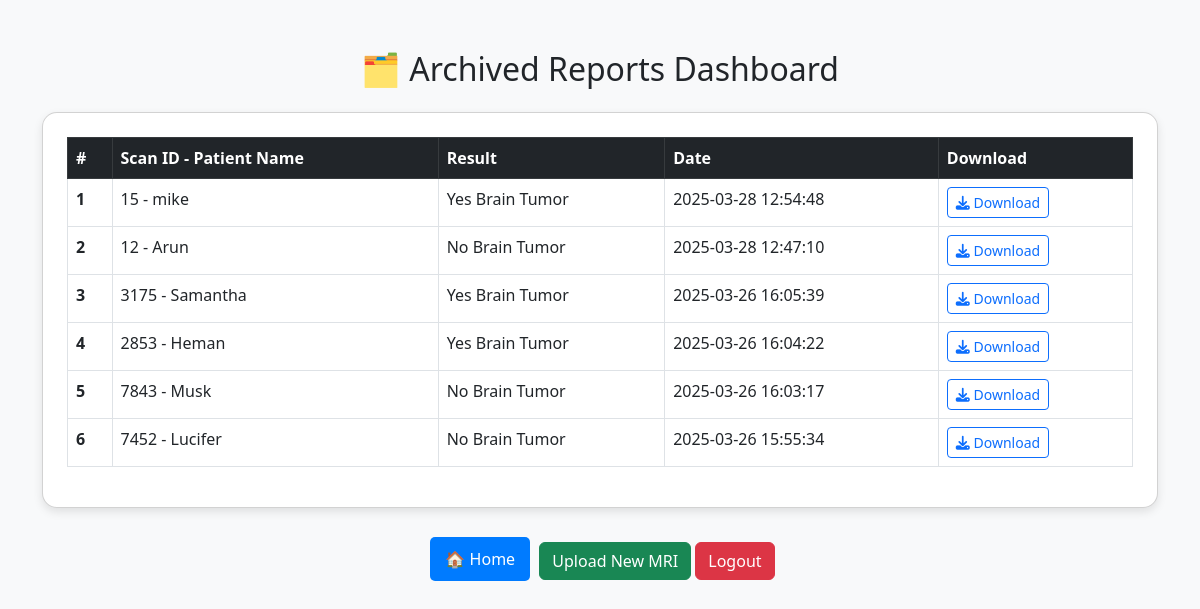
The app's page /dashboard (signed in) with its own data.
### tables this page shows
CREATE TABLE patient_reports (
                id INTEGER PRIMARY KEY AUTOINCREMENT,
                scan_id TEXT,
                name TEXT,
                age INTEGER,
                gender TEXT,
                contact TEXT,
                result TEXT,
                date TEXT,
                report_path TEXT
            );

### app.py (the view)
@app.route('/dashboard')
def dashboard():
    if 'user_id' not in session:
        return redirect(url_for('login'))
    with sqlite3.connect(DB_NAME) as conn:
        cursor = conn.cursor()
        cursor.execute("SELECT scan_id, name, result, date, report_path FROM patient_reports ORDER BY id DESC")
        reports = cursor.fetchall()
    return render_template('dashboard.html', reports=reports)

### templates/dashboard.html (shortened to what this page needs)
<!DOCTYPE html>
<html lang="en">
<head>
    <link rel="stylesheet" href="https://cdnjs.cloudflare.com/ajax/libs/font-awesome/6.4.0/css/all.min.css">
    <link rel="stylesheet" href="https://cdn.jsdelivr.net/npm/bootstrap@5.3.0/dist/css/bootstrap.min.css">
</head>
<body>
    <div class="container">
        <h2 class="text-center mb-4">🗂 Archived Reports Dashboard</h2>
        <div class="card p-4">
            {% if reports %}
            <table class="table table-bordered table-hover">
                <thead class="table-dark">
                    <tr>
                        <th>#</th>
                        <th>Scan ID - Patient Name</th>
                        <th>Result</th>
                        <th>Date</th>
                        <th>Download</th>
                    </tr>
                </thead>
                <tbody>
                    {% for report in reports %}
                    <tr>
                        <th scope="row">{{ loop.index }}</th>
                        <td>{{ report[0] }} - {{ report[1] }}</td>
                        <td>{{ report[2] }}</td>
                        <td>{{ report[3] }}</td>
                        <td>
                            <a href="{{ url_for('download_report', path=report[4]) }}" class="btn btn-sm btn-outline-primary">
                                <i class="fa fa-download"></i> Download
                            </a>
                         </td>
                    </tr>
                    {% endfor %}
                </tbody>
            </table>
            {% else %}
            <p class="text-center">No reports found.</p>
            {% endif %}
        </div>
        <div class="text-center mt-4">
            <a href="/" class="btnh">🏠 Home</a>
            <a href="/predict" class="btn btn-success">Upload New MRI</a>
            <a href="/logout" class="btn btn-danger">Logout</a>
        </div>
    </div>
</body>
</html>

### templates/dashboard.html (style rules this page uses)
body { background-color: #f8f9fa; }
.container { margin-top: 50px; }
.card { border-radius: 15px; box-shadow: 0 4px 10px rgba(0,0,0,0.1); }
.btnh { display: inline-block; padding: 10px 15px; margin: 5px; text-decoration: none; color: white; background: #007bff; border-radius: 5px; transition: 0.3s; }

### records on screen
patient_reports: scan "15", name "mike", result "Yes Brain Tumor", date "2025-03-28 12:54:48"
patient_reports: scan "12", name "Arun", result "No Brain Tumor", date "2025-03-28 12:47:10"
patient_reports: scan "3175", name "Samantha", result "Yes Brain Tumor", date "2025-03-26 16:05:39"
patient_reports: scan "2853", name "Heman", result "Yes Brain Tumor", date "2025-03-26 16:04:22"
patient_reports: scan "7843", name "Musk", result "No Brain Tumor", date "2025-03-26 16:03:17"
patient_reports: scan "7452", name "Lucifer", result "No Brain Tumor", date "2025-03-26 15:55:34"
